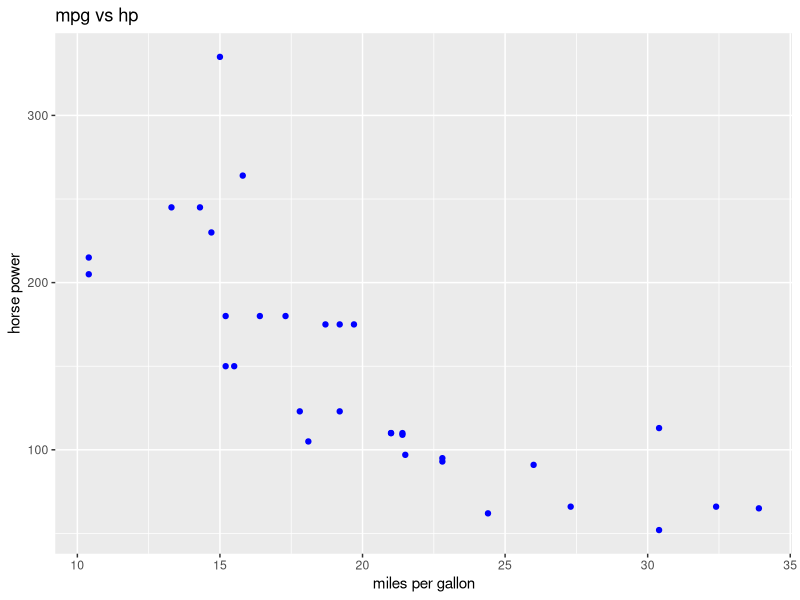
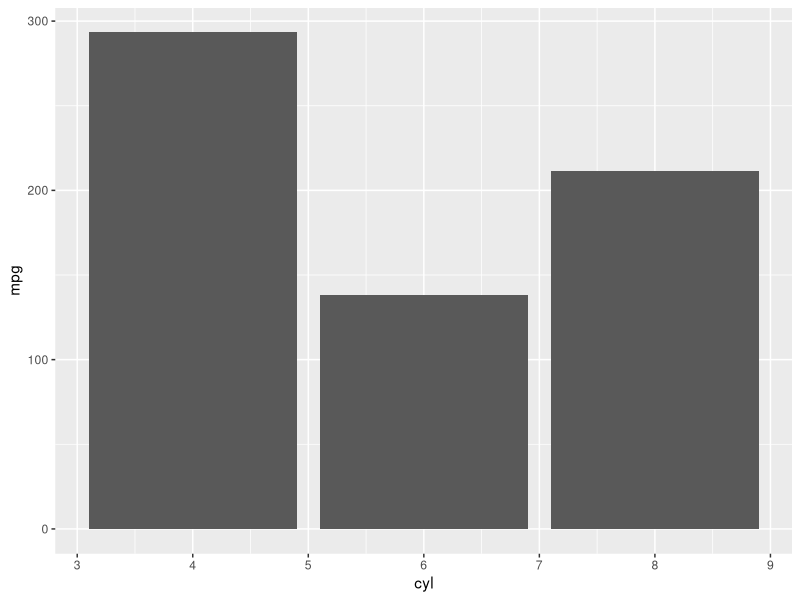
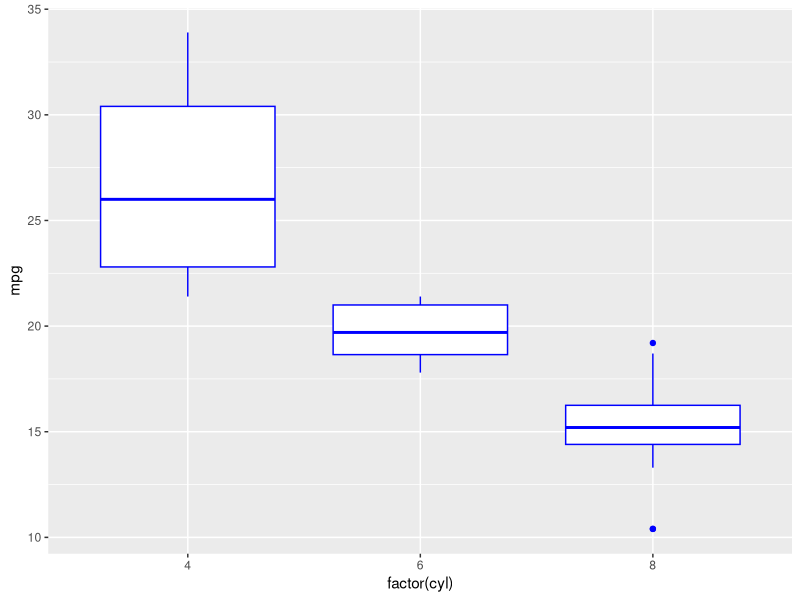
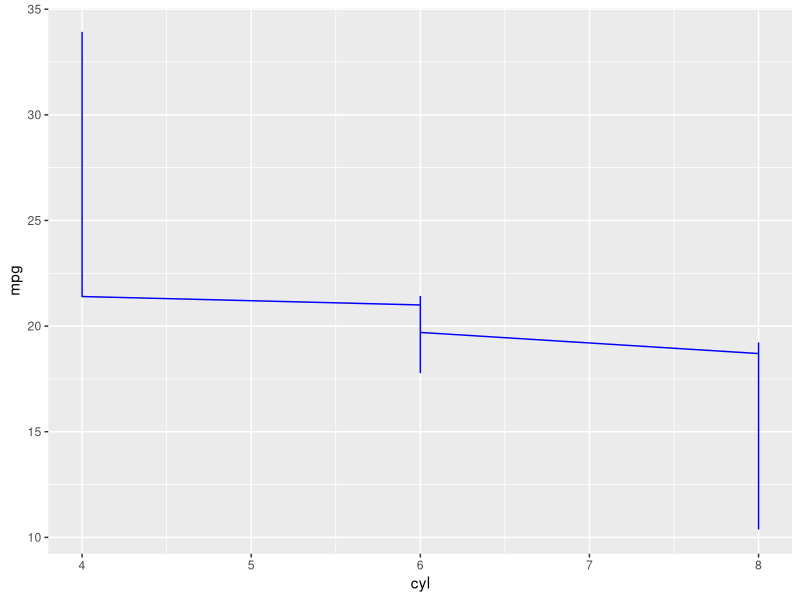
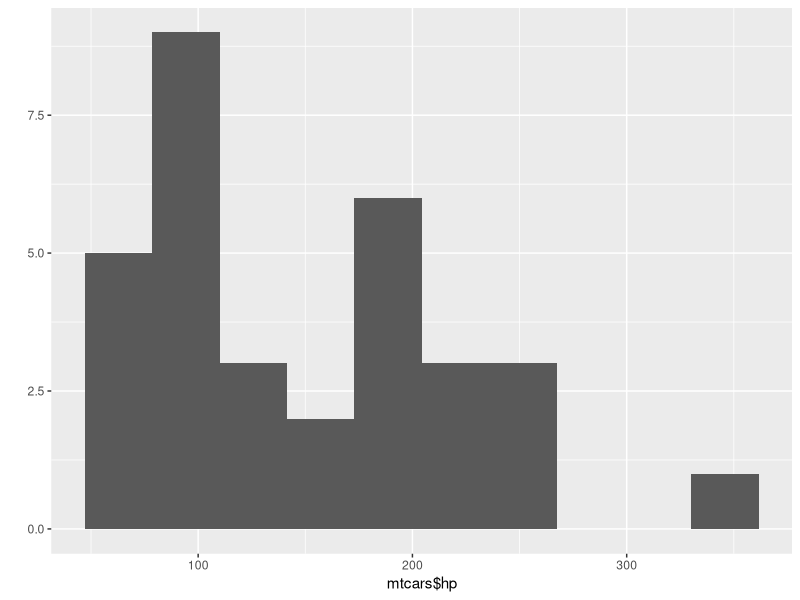

Reproduce these figures in R, in order.
library(ggplot2)
mtcars
View(mtcars)
ggplot(mtcars,aes(x=mpg,y=hp))+geom_point(colour='blue')+ ggtitle('mpg vs hp')+ xlab('miles per gallon')+ ylab('horse power')
ggplot(mtcars,aes(x=cyl,y=mpg))+geom_bar(stat='identity')
ggplot(mtcars,aes(x=factor(cyl),y=mpg))+geom_boxplot(colour='blue')
class(mtcars$cyl)
ggplot(mtcars,aes(x=cyl,y=mpg))+geom_line(colour='blue')
?qplot
qplot(mtcars$hp, geom='histogram',bins=10)
